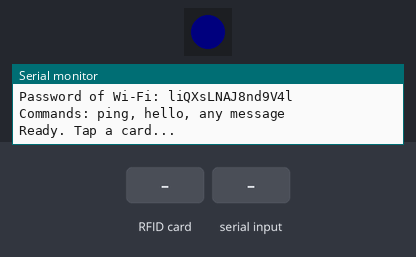
Simulated run of this sketch. Board: ESP32-S3. Parts: 1 RGB LEDs in strip order, left to right, the last lines printed to the serial monitor. The inputs (shaded band) are chosen by the test bench. Dim RGB values are drawn brighter than linear; WiFi joins after 1.5 s; servers stay silent unless stated; the local clock reads 2024-03-15 10:24:30 at power-on unless the sketch sets it.

Above: at 1.4 s.
1.5 s: RFID card 5E 7A 19 C4 held to the reader
At 2.37 s:
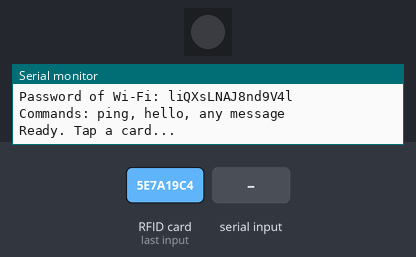
4.0 s: "T=\n" received over Serial
At 4.08 s:
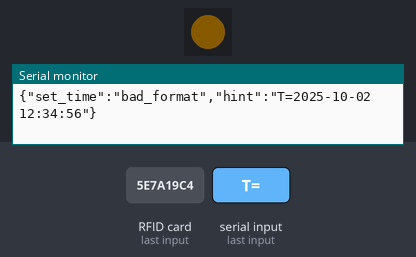
Timing chart, 0 to 7.0 s (numbered marks = the images above; inputs shaded):
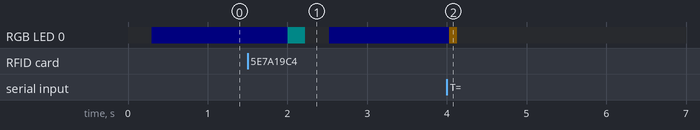

Measured:
- after the input at 1.5 s, RGB LED 0: RGB(0, 0, 4) → RGB(0, 9, 9) after 0.50 s, → off 0.22 s later, → RGB(0, 0, 4) 0.30 s later
- after the input at 4.0 s, RGB LED 0: RGB(0, 0, 4) → RGB(9, 6, 0) at once, → off 0.10 s later

The sketch:

dozor-core.ino
```cpp
/*
 * ESP32-S3 + RC522 (SPI) + DS3231 (I2C) + встроенный NeoPixel
 * Вывод: одна строка JSON на каждое считывание карты/брелка.
 * Формат при наличии RTC:
 *   {"uid":"FB:F0:B5:02","type":"MIFARE 1KB","ts":"2025-10-02 00:52:59","ts_src":"rtc"}
 * Формат при отсутствии RTC:
 *   {"uid":"FB:F0:B5:02","type":"MIFARE 1KB","ts_src":"no_rtc"}
 *
 * Установка времени RTC по Serial:
 *   T=2025-10-02 12:34:56
 */

#include <SPI.h>
#include <Wire.h>
/* ---------- WiFi ---------- */
#include <WiFi.h>
#include <WebServer.h>
#include <WebSocketsServer.h>
/* ---------- UID СЧИТЫВАТЕЛЬ ---------- */
#include <MFRC522.h>
/* ---------- ВРЕМЯ ---------- */
#include <RTClib.h>
/* ---------- СВЕТОДИОДЫ ---------- */
#include <Adafruit_NeoPixel.h>
/* ---------- JSON ---------- */
#include <ArduinoJson.h>

#include "index.h"

#define ssid        "DOZOR"                 // имя wifi
#define password    "liQXsLNAJ8nd9V4l"      // пароль от wifi

#define Server_port     80                  // порт, на котором открывается сервер
#define WSS_port        81                  // порт, на котором открывается web socket

WebServer server(Server_port);
WebSocketsServer webSocket = WebSocketsServer(WSS_port);

/* ---------- ПИНЫ ---------- */
// RC522 (SPI)
#define RC522_SS    10      // SS (SDA на модуле RC522)
#define RC522_RST   7       // RST
#define RC522_SCK   12      // SCK
#define RC522_MISO  13      // MISO
#define RC522_MOSI  11      // MOSI
// DS3231 (I2C)
#define I2C_SDA     8       // SDA
#define I2C_SCL     9       // SCL
// Встроенный NeoPixel (часто GPIO48 на ESP32-S3 DevKit)
#define LED_PIN     48
#define LED_COUNT   1
/* ------------------------------------------------------- */

MFRC522 mfrc522(RC522_SS, RC522_RST);  // Экземпляр RC522
RTC_DS3231 rtc;                        // Экземпляр DS3231
Adafruit_NeoPixel pixel(LED_COUNT, LED_PIN, NEO_GRB + NEO_KHZ800);

static bool rtc_ok = false;  // Флаг доступности DS3231
```

11_setup.ino
```cpp
/* ------------------- УТИЛИТЫ LED ------------------- */
static inline void ledColor(uint8_t r, uint8_t g, uint8_t b, uint8_t br = 20) {
    pixel.setBrightness(br);
    pixel.setPixelColor(0, pixel.Color(r, g, b));
    pixel.show();
}
static inline void ledFlash(uint8_t r, uint8_t g, uint8_t b,
                            int on_ms = 120, int off_ms = 80, int times = 2) {
    for (int i = 0; i < times; i++) {
        ledColor(r, g, b, 40);
        delay(on_ms);
        ledColor(0, 0, 0, 0);
        delay(off_ms);
    }
}


/* ----------- Парсер команд установки времени RTC ----------- */
/* Формат команды:  T=YYYY-MM-DD HH:MM:SS  (закончить \n) */
static void handleSerialCommands() {
    while (Serial.available()) {
        String line = Serial.readStringUntil('\n');
        line.trim();
        if (!line.startsWith("T=")) continue;

        int yy, MM, dd, hh, mm, ss;
        if (sscanf(line.c_str() + 2, "%d-%d-%d %d:%d:%d",
                &yy, &MM, &dd, &hh, &mm, &ss)== 6) {
        if (rtc_ok) {
            rtc.adjust(DateTime(yy, MM, dd, hh, mm, ss));
            Serial.println("{\"set_time\":\"ok\"}");
            ledFlash(0, 60, 0, 100, 60, 2);  // зелёный — время принято
        } else {
            Serial.println("{\"set_time\":\"no_rtc\"}");
            ledFlash(60, 0, 0, 120, 80, 2);  // красный — RTC недоступен
        }
        } else {
        Serial.println("{\"set_time\":\"bad_format\",\"hint\":\"T=2025-10-02 12:34:56\"}");
        ledFlash(60, 40, 0, 100, 60, 1);  // жёлтый — неверный формат
        }
    }
}


/* ----------- Сборка JSON ----------- */
static String makeEventJson(String uid) {
    StaticJsonDocument<200> doc;

    doc["uid"] = uid;

    MFRC522::PICC_Type t = mfrc522.PICC_GetType(mfrc522.uid.sak);
    doc["type"] = mfrc522.PICC_GetTypeName(t);
    // doc["size"] = mfrc522.uid.size;

    if (rtc_ok){ // если модуль времени работает
        DateTime now = rtc.now();
        doc["ts"] = now.unixtime();
        doc["ts_src"] = "rtc";
    } else { // если модуль времени не работает
        doc["ts_src"] = "no_rtc";
    }

    String output;
    serializeJson(doc, output);
    return output;
}


void setup() {
    Serial.begin(115200);
    delay(200);

    RFID_setup();
    WSS_setup();

    pixel.begin();
    ledColor(60, 0, 60, 40);  // фиолетовый — инициализация

    Wire.begin(I2C_SDA, I2C_SCL);  // I2C на заданных пинах
    Wire.setClock(100000);         // 100 кГц
    if (rtc.begin()) {
        rtc_ok = true;
        if (rtc.lostPower()) {
        rtc.adjust(DateTime(F(__DATE__), F(__TIME__)));  // первичная инициализация
        Serial.println("RTC: time set from compile time (lost power).");
        ledFlash(60, 40, 0, 400, 200, 1);  // жёлтый — восстановлено после сброса
        }
    } else {
        rtc_ok = false;
        Serial.println("RTC: not found (I2C).");
        ledColor(60, 0, 0, 40);  // красный — RTC недоступен
        delay(600);
    }


    Serial.println("Ready. Tap a card...");
    ledColor(0, 0, 60, 20);  // синий — режим ожидания
}
```

12_loop.ino
```cpp
void loop() {
    unsigned long now = millis();


    // String data = "AA:BB:CC:DD:EE:FF";
    // webSocket.broadcastTXT(data);
    // delay(2000);
    static unsigned long lastWS = 0;
    if (now - lastWS >= 2000) {
        lastWS = now;
        String data = getUID();
        // String data = "AA:BB:CC:DD:EE:FF";
        if (data == "no_new_card") return;
        if (data == "read_error"){
        webSocket.broadcastTXT("Card reading error");
        Serial.println("Card reading error");
        return;
        }

        data = makeEventJson(data);

        Serial.println(data);
        webSocket.broadcastTXT(data);
    }

    handleSerialCommands();

    webSocket.loop();
    server.handleClient();
    delay(1);
}
```

1_RFID_rider.ino
```cpp
void RFID_setup() {
  SPI.begin(RC522_SCK, RC522_MISO, RC522_MOSI, RC522_SS); // SPI на заданных пинах
  mfrc522.PCD_Init();                                      // Инициализация RC522
  mfrc522.PCD_SetAntennaGain(mfrc522.RxGain_max);          // Макс. усиление антенны
}

String getUID() {
    if (!mfrc522.PICC_IsNewCardPresent()) {  // нет новой карты в поле
        delay(5);
        return "no_new_card";
    }
    if (!mfrc522.PICC_ReadCardSerial()) {  // ошибка чтения UID
        delay(5);
        return "read_error";
    }

    // записываем UID
    String UID = "";
    for (byte i = 0; i < mfrc522.uid.size; i++) {
        if (i) UID += ":";
        if (mfrc522.uid.uidByte[i] < 0x10) UID += "0";
        UID += String(mfrc522.uid.uidByte[i], HEX);
    }
    UID.toUpperCase();

    ledFlash(0, 60, 60, 60, 40, 1);  // бирюзовая вспышка — чтение
    // printEventJson(mfrc522.uid);              // печать события
    ledFlash(0, 60, 0, 120, 60, 2);  // зелёные вспышки — успех

    mfrc522.PICC_HaltA();  // завершение сессии с картой
    mfrc522.PCD_StopCrypto1();

    // «антизалипание» считывания при удержании карты: краткая пауза
    unsigned long t0 = millis();
    while (millis() - t0 < 300) {
        if (!mfrc522.PICC_IsNewCardPresent()) break;
        delay(30);
    }
    ledColor(0, 0, 60, 20);  // возврат в режим ожидания

    return UID;
}
```

2_WebSocket-server.ino
```cpp
void handleRoot() { server.send(200, "text/html", htmlPage); }

void handleWebSocketMessage(uint8_t num, uint8_t *payload, size_t length) {
    String msg = "";
    for (size_t i = 0; i < length; i++) {
        msg += (char)payload[i];
    }

    Serial.print("[WebSocket ");
    Serial.print(num);
    Serial.print("] Received: ");
    Serial.println(msg);

    String response = "Response: " + msg;
    Serial.print("[WebSocket ");
    Serial.print(num);
    Serial.print("] Sending response: ");
    Serial.println(response);

    webSocket.sendTXT(num, response);
}

void onWebSocketEvent(uint8_t num, auto type, uint8_t *payload,
                      size_t length) {
    switch (type) {
    case WStype_CONNECTED: {
        IPAddress ip = webSocket.remoteIP(num);
        Serial.print("[WebSocket ");
        Serial.print(num);
        Serial.print("] client connected: ");
        Serial.println(ip.toString());
        webSocket.sendTXT(num, "Connected to ESP32 WebSocket!");
        break;
    }

    case WStype_TEXT: {
        String msg = String((char *)payload);

        if (msg == "ping") {
        webSocket.sendTXT(num, "Response: pong");
        } else if (msg == "hello") {
        webSocket.sendTXT(num, "Response: world");
        } else {
        Serial.print("Received from the client ");
        Serial.print(num);
        Serial.print(": ");
        Serial.println(msg);

        webSocket.sendTXT(num, "Accepted: " + msg); // отправка обратно
        }
        break;
    }

    case WStype_DISCONNECTED: {
        Serial.print("[WebSocket ");
        Serial.print(num);
        Serial.println("] client disconnected");
        break;
    }
    }
}

// void onWebSocketClose(uint8_t num, auto type, uint8_t *payload,
//                       size_t length) {}

void WSS_setup() {
    WiFi.mode(WIFI_AP);
    WiFi.softAP(ssid, password);

    Serial.println();
    Serial.println("=== ESP32 WebSocket Server ===");
    Serial.print("Web page: http://");
    Serial.println(WiFi.softAPIP());

    server.on("/", handleRoot);
    server.begin();

    webSocket.begin();
    webSocket.onEvent([](uint8_t num, auto type, uint8_t *payload,
                        size_t length) {
    switch (type) {
    case WStype_CONNECTED: {
        IPAddress ip = webSocket.remoteIP(num);
        Serial.print("[WebSocket ");
        Serial.print(num);
        Serial.print("] client connected: ");
        Serial.println(ip.toString());
        webSocket.sendTXT(num, "Connected to ESP32 WebSocket!");
        break;
    }

    case WStype_TEXT: {
        String msg = String((char *)payload);

        if (msg == "ping") {
        webSocket.sendTXT(num, "Response: pong");
        } else if (msg == "hello") {
        webSocket.sendTXT(num, "Response: world");
        } else {
        Serial.print("Received from the client ");
        Serial.print(num);
        Serial.print(": ");
        Serial.println(msg);

        webSocket.sendTXT(num, "Accepted: " + msg); // отправка обратно
        }
        break;
    }

    case WStype_DISCONNECTED: {
        Serial.print("[WebSocket ");
        Serial.print(num);
        Serial.println("] client disconnected");
        break;
    }
    }
    });
    Serial.print("WebSocket: ws://");
    Serial.print(WiFi.softAPIP());
    Serial.println(":81");
    Serial.print("Name of Wi-Fi: ");
    Serial.println(ssid);
    Serial.print("Password of Wi-Fi: ");
    Serial.println(password);

    Serial.println("Commands: ping, hello, any message");
}
```

index.h
```cpp
#ifndef WEBSOCKET_HTML_H
#define WEBSOCKET_HTML_H
const char htmlPage[] PROGMEM = R"rawliteral(
<!DOCTYPE html>
<html lang="en">
  <head>
    <meta charset="UTF-8" />
    <meta name="viewport" content="width=device-width, initial-scale=1.0" />
    <title>ESP32 WebSocket Server</title>

    <!-- Подключаем Cascadia Mono -->
    <style>
      @font-face {
        font-family: "Cascadia Mono";
        src: url("https://github.com/microsoft/cascadia-code/raw/main/releases/v2405.23/ttf/CascadiaMono.ttf")
          format("truetype");
        font-weight: normal;
        font-style: normal;
      }

      body {
        background: #222;
        color: #f0f0f0;
        font-family: "Cascadia Mono", monospace;
        margin: 0;
        padding: 20px;
        text-align: center;
      }

      .status {
        padding: 15px;
        text-align: center;
        font-size: 16px;
        font-weight: bold;
        background: #4a0404;
        border-radius: 8px;
        margin-bottom: 15px;
        transition: background 0.3s ease;
      }

      .status.connected {
        background: #0a5300;
      }

      #log {
        background: #333;
        padding: 10px;
        border-radius: 8px;
        text-align: left;
        max-width: 500px;
        margin: 0 auto;
        font-size: 14px;
        height: 250px;
        overflow-y: auto;
      }

      .input-area {
        margin-top: 25px;
        margin-bottom: 15px;
        text-align: center;
      }

      input[type="text"] {
        width: 60%;
        padding: 10px;
        border-radius: 6px;
        border: none;
        font-size: 14px;
        outline: none;
        background: #333;
        color: #fff;
        font-family: "Cascadia Mono", monospace;
      }

      button {
        background: #0a5300;
        color: white;
        border: none;
        padding: 10px 20px;
        border-radius: 6px;
        font-size: 14px;
        margin-left: 8px;
        cursor: pointer;
        transition: background 0.2s ease;
        font-family: "Cascadia Mono", monospace;
      }

      button:hover {
        background: #0e7000;
      }
    </style>
  </head>
  <body>
    <div id="status" class="status">disconnected</div>

    <div class="input-area">
      <input id="msgInput" type="text" placeholder="message" />
      <button id="btnSend">Send</button>
    </div>

    <div id="log"></div>

    <script>
      const statusEl = document.getElementById("status");
      const logEl = document.getElementById("log");
      const inputEl = document.getElementById("msgInput");
      const sendBtn = document.getElementById("btnSend");
      let ws;
      let reconnectTimer;

      function log(msg) {
        const time = new Date().toLocaleTimeString();
        logEl.innerHTML += `[${time}] ${msg}<br>`;
        logEl.scrollTop = logEl.scrollHeight;
      }

      function setStatus(connected) {
        if (connected) {
          statusEl.textContent = "Connected";
          statusEl.classList.add("connected");
        } else {
          statusEl.textContent = "Disconnected";
          statusEl.classList.remove("connected");
        }
      }

      function connect() {
        const wsUrl = `ws://${window.location.hostname}:81/`;
        log(`Connecting to ${wsUrl} ...`);
        ws = new WebSocket(wsUrl);

        ws.onopen = () => {
          setStatus(true);
          log("WebSocket connected");
          ws.send("hello from browser");
        };

        ws.onmessage = (event) => {
          log(`${event.data}`);
        };

        ws.onclose = () => {
          setStatus(false);
          log("WebSocket disconnected. Reconnecting in 2s...");
          clearTimeout(reconnectTimer);
          reconnectTimer = setTimeout(connect, 2000);
        };

        ws.onerror = (err) => {
          log("WebSocket error: " + err.message);
          ws.close();
        };
      }

      sendBtn.addEventListener("click", () => {
        const msg = inputEl.value.trim();
        if (msg === "") {
          log("Message is empty");
          return;
        }

        if (ws && ws.readyState === WebSocket.OPEN) {
          ws.send(msg);
          log(`Sent: ${msg}`);
          inputEl.value = "";
        } else {
          log("Not connected!");
        }
      });

      inputEl.addEventListener("keypress", (e) => {
        if (e.key === "Enter") sendBtn.click();
      });

      // Запуск подключения
      connect();
    </script>
  </body>
</html>
)rawliteral";
#endif
```
